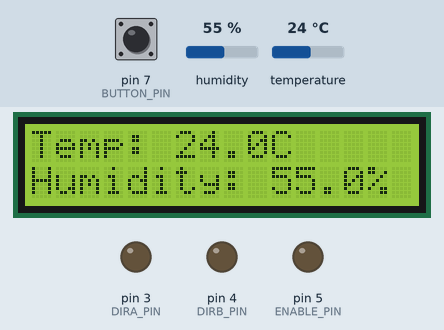
The sketch below on a simulated Arduino Uno, built with avr-gcc and run on an emulated ATmega328P. On the bench: 16×2 character LCD, output pins drawn as LEDs (lit = HIGH). The inputs (shaded band) are chosen by the test bench; at power-on: temperature 24 °C, humidity 55 %, pin 7 (BUTTON_PIN) HIGH. What the sketch prints to the serial monitor is not drawn.

Above: at 2.2 s.
2.3 s: temperature set to 27 °C
At 4.1 s:
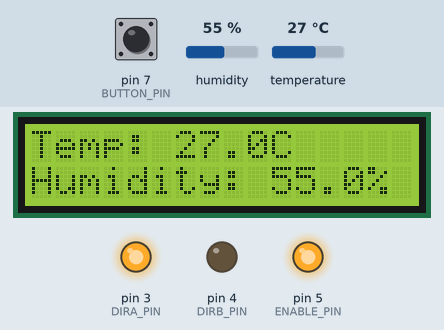
4.6 s: humidity set to 22 %
At 6.0 s:
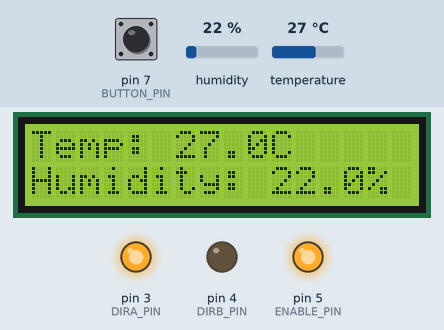
6.6 s: pin 7 (BUTTON_PIN) pulled LOW for 1 s
At 7.6 s:
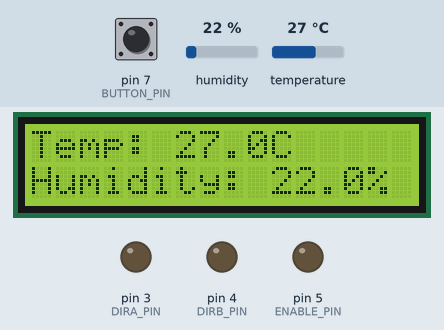
9.2 s: temperature set to 12 °C
At 9.7 s:
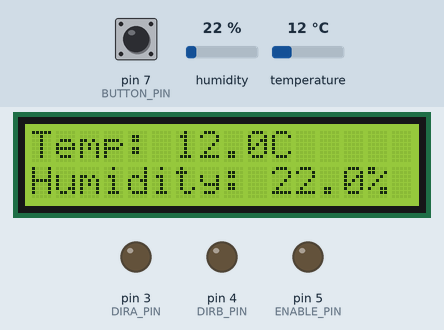
10.8 s: temperature set to 28 °C
At 12.2 s:
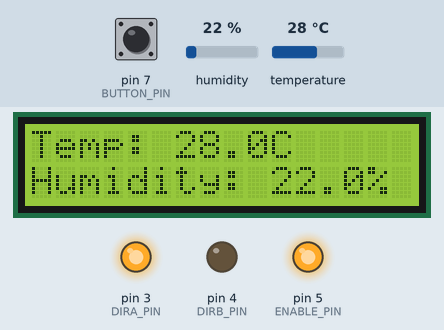
12.9 s: pin 7 (BUTTON_PIN) pulled LOW for 0.6 s
At 13.8 s:
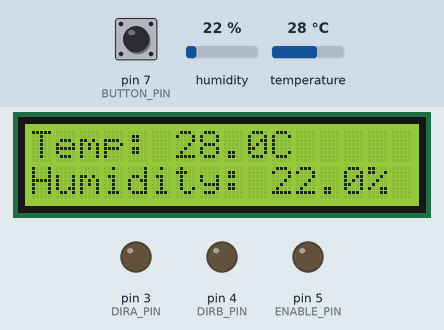
Timing chart, 0 to 15.9 s (numbered marks = the images above; inputs shaded):
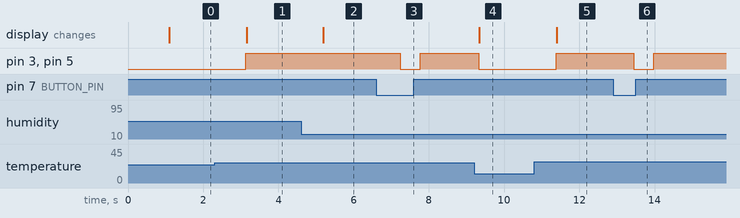

The sketch:

fan_controll.ino
```cpp
#include <DHT.h>
#include <LiquidCrystal.h>

#define DHT_SENSOR_PIN 2
#define DHT_SENSOR_TYPE DHT11
#define BUTTON_PIN 7
#define ENABLE_PIN 5
#define DIRA_PIN 3
#define DIRB_PIN 4

DHT dht(DHT_SENSOR_PIN, DHT_SENSOR_TYPE);
LiquidCrystal lcd(8, 9, 10, 11, 12, 13);

boolean fan_on = false;
unsigned long lastDebounceTime = 0;
unsigned long debounceDelay = 50;
bool lastButtonState = HIGH;
bool currentButtonState = HIGH;

float temperature = 0.0;
float humidity = 0.0;

void setup() {
  Serial.begin(9600);
  pinMode(BUTTON_PIN, INPUT_PULLUP);
  pinMode(ENABLE_PIN, OUTPUT);
  pinMode(DIRA_PIN, OUTPUT);
  pinMode(DIRB_PIN, OUTPUT);
  lcd.begin(16, 2);
  lcd.print("Fan Control");
  delay(1000);
  dht.begin();
}

void loop() {

  temperature = dht.readTemperature();
  humidity = dht.readHumidity();

  if (isnan(temperature) || isnan(humidity)) {
    lcd.clear();
    lcd.print("Error reading DHT");
    return;
  }

  Serial.print("Temperature: ");
  Serial.print(temperature);
  Serial.print("°C, Humidity: ");
  Serial.print(humidity);
  Serial.println("%");

  if (temperature > 25.0 && !fan_on) {
    digitalWrite(ENABLE_PIN, HIGH); // turn fan ON if temperature > 25°C
    fan_on = true;
    digitalWrite(DIRA_PIN, HIGH);
    Serial.println("Fan ON: Temperature > 25°C");
  } else if (temperature <= 25.0 && fan_on) {
    digitalWrite(ENABLE_PIN, LOW);  // turn fan OFF if temperature <= 25°C
    fan_on = false;
    digitalWrite(DIRA_PIN, LOW);
    Serial.println("Fan OFF: Temperature <= 25°C");
  }

  lcd.setCursor(0, 0);
  lcd.print("Temp: ");
  lcd.print(temperature, 1);
  lcd.print("C");

  lcd.setCursor(0, 1);
  lcd.print("Humidity: ");
  lcd.print(humidity, 1);
  lcd.print("%");

  currentButtonState = digitalRead(BUTTON_PIN);

  if (currentButtonState != lastButtonState) {
    lastDebounceTime = millis();
  }

  if ((millis() - lastDebounceTime) > debounceDelay) {
    if (currentButtonState == LOW) {

      fan_on = false;
      digitalWrite(ENABLE_PIN, LOW);
      digitalWrite(DIRA_PIN, LOW);
      Serial.println("Button pressed! Fan reset to OFF.");
    }
  }

  lastButtonState = currentButtonState;

  Serial.print("Fan State: ");
  Serial.println(fan_on ? "ON" : "OFF");

  delay(500);
}
```

Measured:
- the behaviour switches between 25 and 26 °C on temperature (found by bisection; images 0 and 1)
- after the input at 2.3 s, pin 3 (DIRA_PIN), pin 5 (ENABLE_PIN): LOW → HIGH after 0.83 s; the display: changes after 0.85 s (image 1)
- after the input at 4.6 s, the display: changes after 0.60 s (image 2)
- after the input at 6.6 s, pin 3 (DIRA_PIN), pin 5 (ENABLE_PIN): HIGH → LOW after 0.64 s, → HIGH 0.52 s later
- after the input at 9.2 s, pin 3 (DIRA_PIN), pin 5 (ENABLE_PIN): HIGH → LOW after 0.12 s; the display: changes after 0.14 s (image 4)
- after the input at 10.8 s, pin 3 (DIRA_PIN), pin 5 (ENABLE_PIN): LOW → HIGH after 0.58 s; the display: changes after 0.60 s (image 5)
- after the input at 12.9 s, pin 3 (DIRA_PIN), pin 5 (ENABLE_PIN): HIGH → LOW after 0.55 s, → HIGH 0.52 s later
